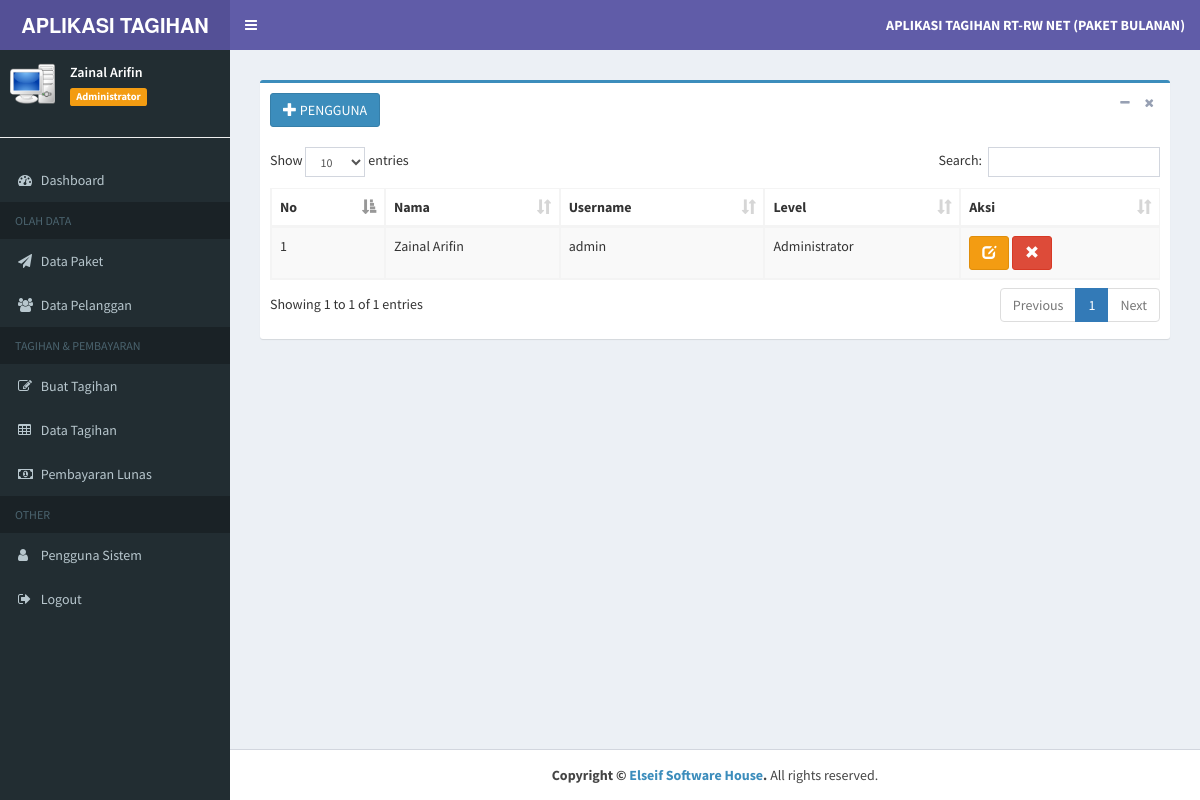
The app's page /index.php?page=MyApp/data_pengguna (signed in) with its own data.
### tables this page shows
CREATE TABLE `tb_pengguna` (
  `id_pengguna` int(11) NOT NULL,
  `nama_pengguna` varchar(20) NOT NULL,
  `username` varchar(20) NOT NULL,
  `password` varchar(20) NOT NULL,
  `level` varchar(50) NOT NULL DEFAULT 'Administrator'
);

### admin/pengguna/data_pengguna.php (the view)
<section class="content">
	<div class="box box-primary">
		<div class="box-header">
			<a href="?page=MyApp/add_pengguna" class="btn btn-primary">
				<i class="glyphicon glyphicon-plus"></i> PENGGUNA</a>
			<div class="box-tools pull-right">
				<button type="button" class="btn btn-box-tool" data-widget="collapse">
					<i class="fa fa-minus"></i>
				</button>
				<button type="button" class="btn btn-box-tool" data-widget="remove">
					<i class="fa fa-remove"></i>
				</button>
			</div>
		</div>
		<div class="box-body">
			<div class="table-responsive">
				<table id="example1" class="table table-bordered table-striped">
					<thead>
						<tr>
							<th>No</th>
							<th>Nama</th>
							<th>Username</th>
							<th>Level</th>
							<th>Aksi</th>
						</tr>
					</thead>
					<tbody>
						<?php
                  $no = 1;
                  $sql = $koneksi->query("select * from tb_pengguna");
                  while ($data= $sql->fetch_assoc()) {
                ?>
						<tr>
							<td>
								<?php echo $no++; ?>
							</td>
							<td>
								<?php echo $data['nama_pengguna']; ?>
							</td>
							<td>
								<?php echo $data['username']; ?>
							</td>
							<td>
								<?php echo $data['level']; ?>
							</td>
							<td>
								<a href="?page=MyApp/edit_pengguna&kode=<?php echo $data['id_pengguna']; ?>"
								 title="Ubah" class="btn btn-warning">
									<i class="glyphicon glyphicon-edit"></i>
								</a>
								<a href="?page=MyApp/del_pengguna&kode=<?php echo $data['id_pengguna']; ?>"
								 onclick="return confirm('Apakah anda yakin hapus data ini ?')" title="Hapus" class="btn btn-danger">
									<i class="glyphicon glyphicon-remove"></i>
							</td>
						</tr>
						<?php
                  }
                ?>
					</tbody>
				</table>
			</div>
		</div>
	</div>
</section>

### records on screen
tb_pengguna: nama_pengguna "Zainal Arifin", username "admin", level "Administrator"

### other values on screen
$data_nama "Zainal Arifin"
$data_level "Administrator"
